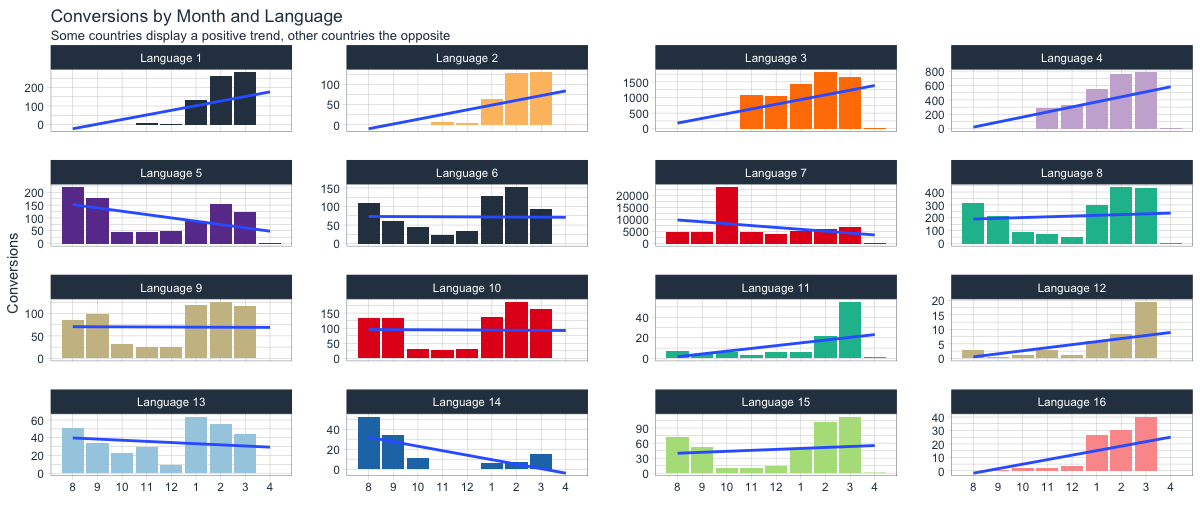

The script that drew this image:
library(dplyr)
library(zoo)
library(scales)
library(tidyverse)
library(lubridate)
library(tidyquant)
library(readxl)
library(readr)

campaign_data = read_csv("conversions_by_month_and_language_facets_wrap.csv")

# wrangle data
wrangled_data_tbl = campaign_data %>% 
    
    # modify column names
    rename_all(~ str_to_lower(.) %>% 
                   str_replace(" ", "_")) %>% 
    
    # change date column to date format
    mutate(date = date %>% as.Date(format = "%d/%m/%Y")) %>% 
    
    # create month columns
    mutate(month_number = date %>% month,
           month_text = date %>% as.yearmon()) %>%
    
    # convert conversions to numeric
    mutate(conversions = conversions %>% 
               str_replace(",", ".") %>% 
               as.numeric()) %>% 
    
    # summarize data
    group_by(language, month_text, month_number) %>% 
    summarize_if(is.numeric, sum) %>% 
    ungroup() %>% 
    
    # transform month_number into factor
    mutate(month_number = month_number %>% 
               as_factor() %>% 
               fct_relevel(c("8", "9", "10", "11", "12")))

# determine language order
language_order = c("Language 1", "Language 2", "Language 3", "Language 4", "Language 5",
                   "Language 6", "Language 7", "Language 8", "Language 9", "Language 10",
                   "Language 11", "Language 12", "Language 13", "Language 14",
                   "Language 15", "Language 16")

# set-up
wrangled_data_tbl %>% ggplot(aes(month_number %>% 
                                     as.numeric(),
                                 conversions, fill = language)) +
    
    # geometries
    geom_col() +
    geom_smooth(method = lm, se = FALSE) +
    
    # facet wrap
    facet_wrap(facets = ~ language %>% 
                   as_factor() %>% 
                   fct_relevel(language_order), scales = "free_y") +
    
    # formatting
    theme_tq() +
    scale_fill_tq() +
    scale_x_continuous(breaks = 1:9, labels = wrangled_data_tbl %>% 
                           pull(month_number) %>% 
                           unique()) + 
    labs(title = "Conversions by Month and Language",
         subtitle = "Some countries display a positive trend, other countries the opposite",
         x = "",
         y = "Conversions") +
    theme(legend.position = "none")
